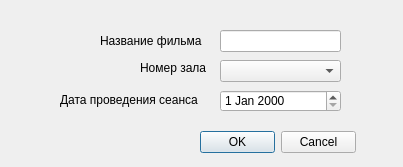
<?xml version="1.0" encoding="UTF-8"?>
<ui version="4.0">
 <class>Form</class>
 <widget class="QWidget" name="Form">
  <property name="geometry">
   <rect>
    <x>0</x>
    <y>0</y>
    <width>403</width>
    <height>167</height>
   </rect>
  </property>
  <property name="windowTitle">
   <string>Form</string>
  </property>
  <widget class="QLineEdit" name="lineEdit">
   <property name="geometry">
    <rect>
     <x>220</x>
     <y>30</y>
     <width>121</width>
     <height>22</height>
    </rect>
   </property>
  </widget>
  <widget class="QLabel" name="label">
   <property name="geometry">
    <rect>
     <x>100</x>
     <y>30</y>
     <width>111</width>
     <height>21</height>
    </rect>
   </property>
   <property name="text">
    <string>Название фильма</string>
   </property>
  </widget>
  <widget class="QLabel" name="label_2">
   <property name="geometry">
    <rect>
     <x>140</x>
     <y>60</y>
     <width>81</width>
     <height>16</height>
    </rect>
   </property>
   <property name="text">
    <string>Номер зала</string>
   </property>
  </widget>
  <widget class="QLabel" name="label_3">
   <property name="geometry">
    <rect>
     <x>60</x>
     <y>90</y>
     <width>151</width>
     <height>20</height>
    </rect>
   </property>
   <property name="text">
    <string>Дата проведения сеанса</string>
   </property>
  </widget>
  <widget class="QComboBox" name="comboBox">
   <property name="geometry">
    <rect>
     <x>220</x>
     <y>60</y>
     <width>121</width>
     <height>22</height>
    </rect>
   </property>
  </widget>
  <widget class="QDateEdit" name="dateEdit">
   <property name="geometry">
    <rect>
     <x>220</x>
     <y>90</y>
     <width>121</width>
     <height>22</height>
    </rect>
   </property>
  </widget>
  <widget class="QDialogButtonBox" name="buttonBox">
   <property name="geometry">
    <rect>
     <x>200</x>
     <y>130</y>
     <width>156</width>
     <height>24</height>
    </rect>
   </property>
   <property name="standardButtons">
    <set>QDialogButtonBox::Cancel|QDialogButtonBox::Ok</set>
   </property>
  </widget>
 </widget>
 <resources/>
 <connections/>
</ui>
